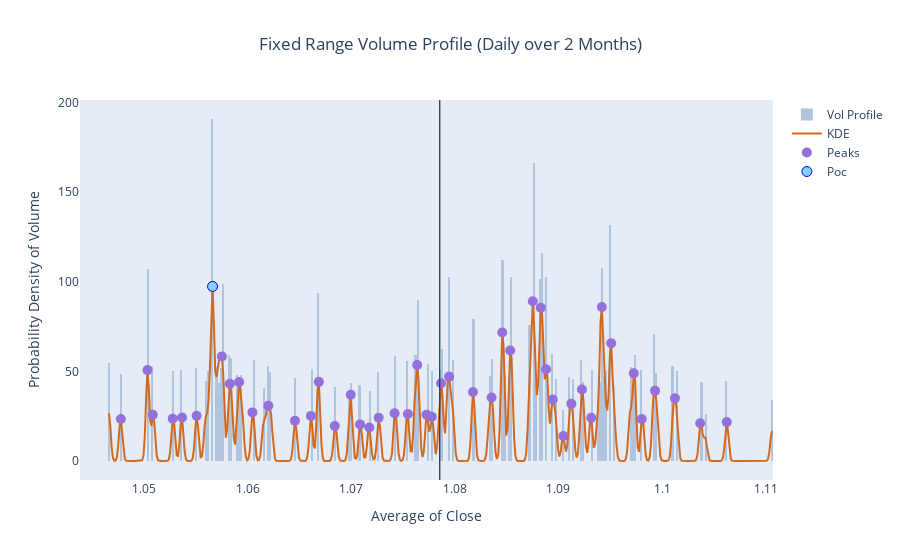

Notebook code cell kept with this figure:
### Code cell
data1 = data.tail(100)
peaks_df = get_volume_profile(data1)
